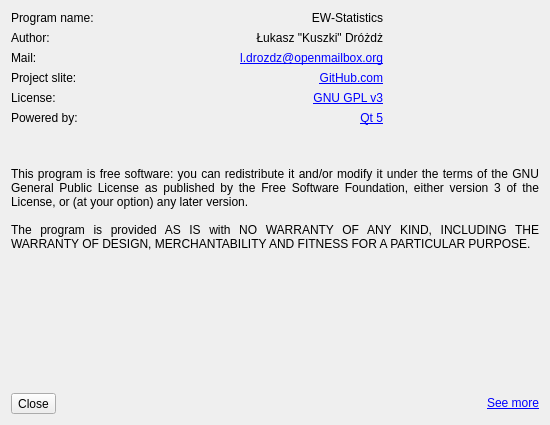
<?xml version="1.0" encoding="UTF-8"?>
<ui version="4.0">
 <class>AboutDialog</class>
 <widget class="QDialog" name="AboutDialog">
  <property name="geometry">
   <rect>
    <x>0</x>
    <y>0</y>
    <width>550</width>
    <height>425</height>
   </rect>
  </property>
  <property name="minimumSize">
   <size>
    <width>550</width>
    <height>425</height>
   </size>
  </property>
  <property name="windowTitle">
   <string>About</string>
  </property>
  <property name="windowIcon">
   <iconset theme="help-about">
    <normaloff>.</normaloff>.</iconset>
  </property>
  <layout class="QGridLayout" name="gridLayout">
   <item row="3" column="0">
    <widget class="QToolButton" name="Close">
     <property name="text">
      <string>Close</string>
     </property>
     <property name="icon">
      <iconset theme="exit">
       <normaloff>.</normaloff>.</iconset>
     </property>
    </widget>
   </item>
   <item row="0" column="3">
    <widget class="QLabel" name="labelLogo">
     <property name="sizePolicy">
      <sizepolicy hsizetype="Fixed" vsizetype="Fixed">
       <horstretch>0</horstretch>
       <verstretch>0</verstretch>
      </sizepolicy>
     </property>
     <property name="minimumSize">
      <size>
       <width>150</width>
       <height>150</height>
      </size>
     </property>
     <property name="maximumSize">
      <size>
       <width>150</width>
       <height>150</height>
      </size>
     </property>
     <property name="pixmap">
      <pixmap resource="resources.qrc">:/icon/logo</pixmap>
     </property>
     <property name="scaledContents">
      <bool>true</bool>
     </property>
    </widget>
   </item>
   <item row="0" column="0" colspan="3">
    <layout class="QFormLayout" name="infoLayout">
     <item row="0" column="0">
      <widget class="QLabel" name="labelName">
       <property name="text">
        <string>Program name:</string>
       </property>
      </widget>
     </item>
     <item row="0" column="1">
      <widget class="QLabel" name="Name">
       <property name="text">
        <string notr="true">EW-Statistics</string>
       </property>
       <property name="alignment">
        <set>Qt::AlignRight|Qt::AlignTrailing|Qt::AlignVCenter</set>
       </property>
      </widget>
     </item>
     <item row="1" column="0">
      <widget class="QLabel" name="labelAuthor">
       <property name="text">
        <string>Author:</string>
       </property>
      </widget>
     </item>
     <item row="1" column="1">
      <widget class="QLabel" name="Author">
       <property name="text">
        <string notr="true">Łukasz &quot;Kuszki&quot; Dróżdż</string>
       </property>
       <property name="alignment">
        <set>Qt::AlignRight|Qt::AlignTrailing|Qt::AlignVCenter</set>
       </property>
      </widget>
     </item>
     <item row="2" column="0">
      <widget class="QLabel" name="labelMail">
       <property name="text">
        <string>Mail:</string>
       </property>
      </widget>
     </item>
     <item row="2" column="1">
      <widget class="QLabel" name="Mail">
       <property name="text">
        <string notr="true">&lt;a href=&quot;l.drozdz@openmailbox.org&quot;&gt;l.drozdz@openmailbox.org&lt;/a&gt;</string>
       </property>
       <property name="alignment">
        <set>Qt::AlignRight|Qt::AlignTrailing|Qt::AlignVCenter</set>
       </property>
       <property name="openExternalLinks">
        <bool>true</bool>
       </property>
      </widget>
     </item>
     <item row="3" column="0">
      <widget class="QLabel" name="labelSlite">
       <property name="text">
        <string>Project slite:</string>
       </property>
      </widget>
     </item>
     <item row="3" column="1">
      <widget class="QLabel" name="Slite">
       <property name="text">
        <string notr="true">&lt;a href=&quot;https://github.com/Kuszki/EW-Statistics&quot;&gt;GitHub.com&lt;/a&gt;</string>
       </property>
       <property name="alignment">
        <set>Qt::AlignRight|Qt::AlignTrailing|Qt::AlignVCenter</set>
       </property>
       <property name="openExternalLinks">
        <bool>true</bool>
       </property>
      </widget>
     </item>
     <item row="4" column="0">
      <widget class="QLabel" name="labelLicense">
       <property name="text">
        <string>License:</string>
       </property>
      </widget>
     </item>
     <item row="4" column="1">
      <widget class="QLabel" name="License">
       <property name="text">
        <string notr="true">&lt;a href=&quot;http://www.gnu.org/licenses/gpl-3.0.en.html&quot;&gt;GNU GPL v3&lt;/a&gt;</string>
       </property>
       <property name="alignment">
        <set>Qt::AlignRight|Qt::AlignTrailing|Qt::AlignVCenter</set>
       </property>
       <property name="openExternalLinks">
        <bool>true</bool>
       </property>
      </widget>
     </item>
     <item row="5" column="0">
      <widget class="QLabel" name="labelPowered">
       <property name="text">
        <string>Powered by:</string>
       </property>
      </widget>
     </item>
     <item row="5" column="1">
      <widget class="QLabel" name="Powered">
       <property name="text">
        <string notr="true">&lt;a href=&quot;http://www.qt.io/&quot;&gt;Qt 5&lt;/a&gt;</string>
       </property>
       <property name="alignment">
        <set>Qt::AlignRight|Qt::AlignTrailing|Qt::AlignVCenter</set>
       </property>
       <property name="openExternalLinks">
        <bool>true</bool>
       </property>
      </widget>
     </item>
    </layout>
   </item>
   <item row="1" column="0" colspan="4">
    <widget class="QLabel" name="Info">
     <property name="text">
      <string>This program is free software: you can redistribute it and/or modify it under the terms of the GNU General Public License as published by the Free Software Foundation, either version 3 of the License, or (at your option) any later version.

The program is provided AS IS with NO WARRANTY OF ANY KIND, INCLUDING THE WARRANTY OF DESIGN, MERCHANTABILITY AND FITNESS FOR A PARTICULAR PURPOSE.</string>
     </property>
     <property name="alignment">
      <set>Qt::AlignJustify|Qt::AlignVCenter</set>
     </property>
     <property name="wordWrap">
      <bool>true</bool>
     </property>
    </widget>
   </item>
   <item row="3" column="1" colspan="3">
    <widget class="QLabel" name="More">
     <property name="text">
      <string>&lt;a href=&quot;http://www.fsf.org/&quot;&gt;See more&lt;/a&gt;</string>
     </property>
     <property name="alignment">
      <set>Qt::AlignRight|Qt::AlignTrailing|Qt::AlignVCenter</set>
     </property>
     <property name="openExternalLinks">
      <bool>true</bool>
     </property>
    </widget>
   </item>
   <item row="2" column="0" colspan="4">
    <spacer name="verticalSpacer">
     <property name="orientation">
      <enum>Qt::Vertical</enum>
     </property>
     <property name="sizeHint" stdset="0">
      <size>
       <width>0</width>
       <height>0</height>
      </size>
     </property>
    </spacer>
   </item>
  </layout>
 </widget>
 <tabstops>
  <tabstop>Close</tabstop>
 </tabstops>
 <resources>
  <include location="resources.qrc"/>
 </resources>
 <connections>
  <connection>
   <sender>Close</sender>
   <signal>clicked()</signal>
   <receiver>AboutDialog</receiver>
   <slot>reject()</slot>
   <hints>
    <hint type="sourcelabel">
     <x>46</x>
     <y>374</y>
    </hint>
    <hint type="destinationlabel">
     <x>46</x>
     <y>580</y>
    </hint>
   </hints>
  </connection>
 </connections>
</ui>
